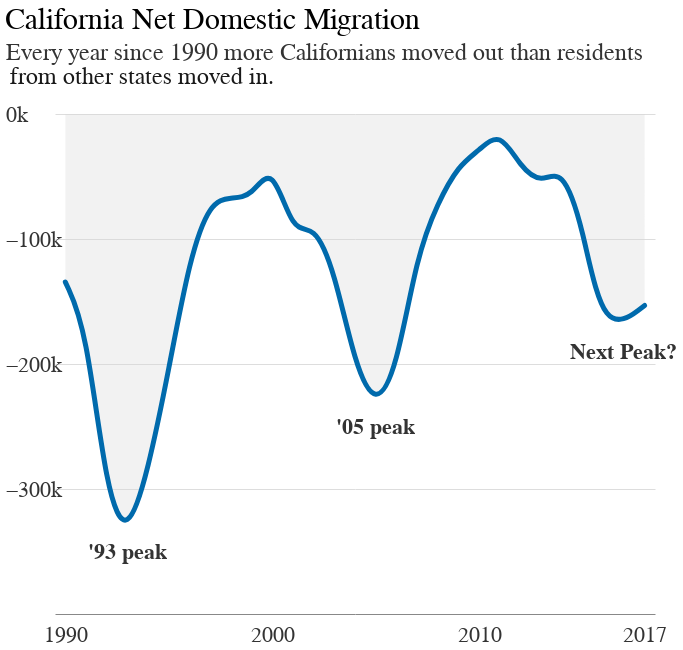

Notebook source saved alongside this figure:
### Code cell
line = alt.Chart(comb, title='California Net Domestic Migration'
                 ).mark_line(color='#006aac', size=5, strokeCap='round', interpolate='basis'
                            ).encode(x=alt.X('Year:O', axis=alt.Axis(labelOpacity=.8, labelFontSize=22, values=[1990,2000,2010,2017])), 
                                     y=alt.Y('Net_Mig_Dom_Exemp', 
                                             title='Every year since 1990 more Californians moved out than residents',
                                             axis=alt.Axis(values=list(range(0,-400000,-100000)),
                                                           format='~s', titleFontSize=24, titleOpacity=.8,  titleX=-50, titleY=-50,
                                                           labelOpacity=.8, labelFontSize=22, labelPadding=50),
                                             scale=alt.Scale(domain=[-360000,0])))

title_line2 = alt.Chart(pd.DataFrame({'x':[1994],'y':[30000],'text':['from other states moved in.']})).mark_text(dx=-6, size=24, font='calibri', opacity=.9).encode(x='x:O',y='y',text='text')
#y_label = alt.Chart(pd.DataFrame({'x':[1990],'y':[0],'text':['0']})).mark_text(dx=-50, size=24, opacity=.8, font='calibri').encode(x='x:O',y='y',text='text')
area = alt.Chart(comb).mark_area(color='lightgray', opacity=.3, interpolate='basis').encode(x='Year:O',y='Net_Mig_Dom_Exemp',y2='Zero')
text = alt.Chart(pd.DataFrame({'x':[1993,2005,2016.5],'y':[-350000,-250000,-190000],'text':['\'93 peak', '\'05 peak', 'Next Peak?']})).mark_text(size=22, font='calibri', fontWeight='bold', opacity=.8).encode(x='x:O',y='y',text='text')

chart = (area + line + text + title_line2).properties(height=500)
chart

### Figure 1 — Vega-Lite specification as saved in the notebook (floating-point values rounded to 4 significant figures)
{"width": 600, "height": 500, "background": "white", "config": {"title": {"fontWeight": "normal", "fontSize": 30, "anchor": "start", "font": "Calibri", "offset": 5}, "axisX": {"grid": false, "labelFont": "Calibri", "labelFontSize": 16, "labelAngle": 0, "labelPadding": 10, "ticks": false, "tickSize": 5, "title": null, "titleFont": "Calibri", "titleFontSize": 16, "titleFontWeight": "normal", "titleY": 30, "titleX": 280}, "axisY": {"grid": true, "gridOpacity": 1, "labelFont": "Calibri", "labelFontSize": 16, "labelLimit": 100, "labelAlign": "left", "labelPadding": 20, "ticks": false, "title": null, "titleFont": "Calibri", "titleFontWeight": "normal", "titleFontSize": 17, "titleAlign": "left", "titleAngle": 0, "titleY": -20, "titleX": -20, "domainWidth": 0}, "view": {"strokeOpacity": 0}}, "layer": [{"mark": {"type": "area", "color": "lightgray", "interpolate": "basis", "opacity": 0.3}, "encoding": {"x": {"type": "ordinal", "field": "Year"}, "y": {"type": "quantitative", "field": "Net_Mig_Dom_Exemp"}, "y2": {"field": "Zero"}}}, {"mark": {"type": "line", "color": "#006aac", "interpolate": "basis", "size": 5, "strokeCap": "round"}, "encoding": {"x": {"type": "ordinal", "axis": {"labelFontSize": 22, "labelOpacity": 0.8, "values": [1990, 2000, 2010, 2017]}, "field": "Year"}, "y": {"type": "quantitative", "axis": {"format": "~s", "labelFontSize": 22, "labelOpacity": 0.8, "labelPadding": 50, "titleFontSize": 24, "titleOpacity": 0.8, "titleX": -50, "titleY": -50, "values": [0, -100000, -200000, -300000]}, "field": "Net_Mig_Dom_Exemp", "scale": {"domain": [-360000, 0]}, "title": "Every year since 1990 more Californians moved out than residents"}}, "title": "California Net Domestic Migration"}, {"data": {"name": "data-fe328e0a10bd2971ba465f8ea6256c2f"}, "mark": {"type": "text", "font": "calibri", "fontWeight": "bold", "opacity": 0.8, "size": 22}, "encoding": {"text": {"type": "nominal", "field": "text"}, "x": {"type": "ordinal", "field": "x"}, "y": {"type": "quantitative", "field": "y"}}}, {"data": {"name": "data-a9edbe1654f63bdf4c32b48463792edd"}, "mark": {"type": "text", "dx": -6, "font": "calibri", "opacity": 0.9, "size": 24}, "encoding": {"text": {"type": "nominal", "field": "text"}, "x": {"type": "ordinal", "field": "x"}, "y": {"type": "quantitative", "field": "y"}}}], "data": {"name": "data-7b9280972293afcffcd6cd4a66e39112"}, "$schema": "https://vega.github.io/schema/vega-lite/v4.0.0.json", "datasets": {"data-7b9280972293afcffcd6cd4a66e39112": [{"Year": 1990, "Non_Mig": 23010999, "Inmig_Exemp": 575795, "In_Dom_Exemp": 397444, "Outmig_Exemp": 733500, "Out_Dom_Exemp": 531946, "Zero": 0, "Population": 29558000, "Net_Mig_Dom_Exemp": -134502, "Rel_Mig_Dom_Exemp": -0.0058, "Inmig_Exemp_pct_chg": null, "Outmig_Exemp_pct_chg": null}, {"Year": 1991, "Non_Mig": 23340798, "Inmig_Exemp": 555276, "In_Dom_Exemp": 372254, "Outmig_Exemp": 745198, "Out_Dom_Exemp": 542349, "Zero": 0, "Population": 30143555, "Net_Mig_Dom_Exemp": -170095, "Rel_Mig_Dom_Exemp": -0.0073, "Inmig_Exemp_pct_chg": 0.03564, "Outmig_Exemp_pct_chg": 0.01595}, {"Year": 1992, "Non_Mig": 23236233, "Inmig_Exemp": 492967, "In_Dom_Exemp": 319966, "Outmig_Exemp": 872565, "Out_Dom_Exemp": 625119, "Zero": 0, "Population": 30722998, "Net_Mig_Dom_Exemp": -305153, "Rel_Mig_Dom_Exemp": -0.0131, "Inmig_Exemp_pct_chg": 0.1122, "Outmig_Exemp_pct_chg": 0.1709}, {"Year": 1993, "Non_Mig": 22841596, "Inmig_Exemp": 469297, "In_Dom_Exemp": 304640, "Outmig_Exemp": 920270, "Out_Dom_Exemp": 643480, "Zero": 0, "Population": 31150786, "Net_Mig_Dom_Exemp": -338840, "Rel_Mig_Dom_Exemp": -0.0148, "Inmig_Exemp_pct_chg": 0.04802, "Outmig_Exemp_pct_chg": 0.05467}, {"Year": 1994, "Non_Mig": 22414007, "Inmig_Exemp": 494971, "In_Dom_Exemp": 314893, "Outmig_Exemp": 881558, "Out_Dom_Exemp": 600334, "Zero": 0, "Population": 31418940, "Net_Mig_Dom_Exemp": -285441, "Rel_Mig_Dom_Exemp": -0.0127, "Inmig_Exemp_pct_chg": 0.05471, "Outmig_Exemp_pct_chg": 0.04207}, {"Year": 1995, "Non_Mig": 22611353, "Inmig_Exemp": 502493, "In_Dom_Exemp": 324857, "Outmig_Exemp": 778525, "Out_Dom_Exemp": 529582, "Zero": 0, "Population": 31617770, "Net_Mig_Dom_Exemp": -204725, "Rel_Mig_Dom_Exemp": -0.0091, "Inmig_Exemp_pct_chg": 0.0152, "Outmig_Exemp_pct_chg": 0.1169}, {"Year": 1996, "Non_Mig": 22725592, "Inmig_Exemp": 554909, "In_Dom_Exemp": 359652, "Outmig_Exemp": 702779, "Out_Dom_Exemp": 475201, "Zero": 0, "Population": 31837399, "Net_Mig_Dom_Exemp": -115549, "Rel_Mig_Dom_Exemp": -0.0051, "Inmig_Exemp_pct_chg": 0.1043, "Outmig_Exemp_pct_chg": 0.09729}, {"Year": 1997, "Non_Mig": 23236858, "Inmig_Exemp": 575775, "In_Dom_Exemp": 379612, "Outmig_Exemp": 658276, "Out_Dom_Exemp": 449591, "Zero": 0, "Population": 32207869, "Net_Mig_Dom_Exemp": -69979, "Rel_Mig_Dom_Exemp": -0.003, "Inmig_Exemp_pct_chg": 0.0376, "Outmig_Exemp_pct_chg": 0.06332}, {"Year": 1998, "Non_Mig": 24050991, "Inmig_Exemp": 563950, "In_Dom_Exemp": 377842, "Outmig_Exemp": 638682, "Out_Dom_Exemp": 444767, "Zero": 0, "Population": 32657877, "Net_Mig_Dom_Exemp": -66925, "Rel_Mig_Dom_Exemp": -0.0028, "Inmig_Exemp_pct_chg": 0.02054, "Outmig_Exemp_pct_chg": 0.02977}, {"Year": 1999, "Non_Mig": 24804140, "Inmig_Exemp": 569616, "In_Dom_Exemp": 388800, "Outmig_Exemp": 642844, "Out_Dom_Exemp": 455405, "Zero": 0, "Population": 33140771, "Net_Mig_Dom_Exemp": -66605, "Rel_Mig_Dom_Exemp": -0.0027, "Inmig_Exemp_pct_chg": 0.01005, "Outmig_Exemp_pct_chg": 0.006517}, {"Year": 2000, "Non_Mig": 25247901, "Inmig_Exemp": 597959, "In_Dom_Exemp": 408175, "Outmig_Exemp": 630167, "Out_Dom_Exemp": 446722, "Zero": 0, "Population": 33721583, "Net_Mig_Dom_Exemp": -38547, "Rel_Mig_Dom_Exemp": -0.0015, "Inmig_Exemp_pct_chg": 0.04976, "Outmig_Exemp_pct_chg": 0.01972}, {"Year": 2001, "Non_Mig": 25671321, "Inmig_Exemp": 544126, "In_Dom_Exemp": 370042, "Outmig_Exemp": 659870, "Out_Dom_Exemp": 466719, "Zero": 0, "Population": 34256789, "Net_Mig_Dom_Exemp": -96677, "Rel_Mig_Dom_Exemp": -0.0038, "Inmig_Exemp_pct_chg": 0.09003, "Outmig_Exemp_pct_chg": 0.04714}, {"Year": 2002, "Non_Mig": 26122706, "Inmig_Exemp": 532504, "In_Dom_Exemp": 363603, "Outmig_Exemp": 638459, "Out_Dom_Exemp": 451486, "Zero": 0, "Population": 34725516, "Net_Mig_Dom_Exemp": -87883, "Rel_Mig_Dom_Exemp": -0.0034, "Inmig_Exemp_pct_chg": 0.02136, "Outmig_Exemp_pct_chg": 0.03245}, {"Year": 2003, "Non_Mig": 26305015, "Inmig_Exemp": 528463, "In_Dom_Exemp": 357043, "Outmig_Exemp": 678903, "Out_Dom_Exemp": 481808, "Zero": 0, "Population": 35163609, "Net_Mig_Dom_Exemp": -124765, "Rel_Mig_Dom_Exemp": -0.0047, "Inmig_Exemp_pct_chg": 0.007589, "Outmig_Exemp_pct_chg": 0.06335}, {"Year": 2004, "Non_Mig": 26476088, "Inmig_Exemp": 523047, "In_Dom_Exemp": 351509, "Outmig_Exemp": 777522, "Out_Dom_Exemp": 552659, "Zero": 0, "Population": 35570847, "Net_Mig_Dom_Exemp": -201150, "Rel_Mig_Dom_Exemp": -0.0076, "Inmig_Exemp_pct_chg": 0.01025, "Outmig_Exemp_pct_chg": 0.1453}, {"Year": 2005, "Non_Mig": 26507063, "Inmig_Exemp": 536288, "In_Dom_Exemp": 359686, "Outmig_Exemp": 836039, "Out_Dom_Exemp": 594330, "Zero": 0, "Population": 35869173, "Net_Mig_Dom_Exemp": -234644, "Rel_Mig_Dom_Exemp": -0.0089, "Inmig_Exemp_pct_chg": 0.02532, "Outmig_Exemp_pct_chg": 0.07526}, {"Year": 2006, "Non_Mig": 26759630, "Inmig_Exemp": 531858, "In_Dom_Exemp": 357500, "Outmig_Exemp": 790041, "Out_Dom_Exemp": 562517, "Zero": 0, "Population": 36116202, "Net_Mig_Dom_Exemp": -205017, "Rel_Mig_Dom_Exemp": -0.0077, "Inmig_Exemp_pct_chg": 0.00826, "Outmig_Exemp_pct_chg": 0.05502}, {"Year": 2007, "Non_Mig": 27732366, "Inmig_Exemp": 559826, "In_Dom_Exemp": 388244, "Outmig_Exemp": 686510, "Out_Dom_Exemp": 500691, "Zero": 0, "Population": 36399676, "Net_Mig_Dom_Exemp": -112447, "Rel_Mig_Dom_Exemp": -0.0041, "Inmig_Exemp_pct_chg": 0.05259, "Outmig_Exemp_pct_chg": 0.131}, {"Year": 2008, "Non_Mig": 28410195, "Inmig_Exemp": 540578, "In_Dom_Exemp": 382685, "Outmig_Exemp": 615793, "Out_Dom_Exemp": 453751, "Zero": 0, "Population": 36704375, "Net_Mig_Dom_Exemp": -71066, "Rel_Mig_Dom_Exemp": -0.0025, "Inmig_Exemp_pct_chg": 0.03438, "Outmig_Exemp_pct_chg": 0.103}, {"Year": 2009, "Non_Mig": 28448182, "Inmig_Exemp": 499411, "In_Dom_Exemp": 365763, "Outmig_Exemp": 558846, "Out_Dom_Exemp": 406883, "Zero": 0, "Population": 36966713, "Net_Mig_Dom_Exemp": -41120, "Rel_Mig_Dom_Exemp": -0.0014, "Inmig_Exemp_pct_chg": 0.07615, "Outmig_Exemp_pct_chg": 0.09248}, {"Year": 2010, "Non_Mig": 28690412, "Inmig_Exemp": 521730, "In_Dom_Exemp": 383709, "Outmig_Exemp": 566157, "Out_Dom_Exemp": 412899, "Zero": 0, "Population": 37223900, "Net_Mig_Dom_Exemp": -29190, "Rel_Mig_Dom_Exemp": -0.001, "Inmig_Exemp_pct_chg": 0.04469, "Outmig_Exemp_pct_chg": 0.01308}, {"Year": 2011, "Non_Mig": 30080010, "Inmig_Exemp": 595147, "In_Dom_Exemp": 455202, "Outmig_Exemp": 620020, "Out_Dom_Exemp": 468496, "Zero": 0, "Population": 37594781, "Net_Mig_Dom_Exemp": -13294, "Rel_Mig_Dom_Exemp": -0.0004, "Inmig_Exemp_pct_chg": 0.1407, "Outmig_Exemp_pct_chg": 0.09514}, {"Year": 2012, "Non_Mig": 30139423, "Inmig_Exemp": 611235, "In_Dom_Exemp": 463373, "Outmig_Exemp": 671025, "Out_Dom_Exemp": 505991, "Zero": 0, "Population": 37971427, "Net_Mig_Dom_Exemp": -42618, "Rel_Mig_Dom_Exemp": -0.0014, "Inmig_Exemp_pct_chg": 0.02703, "Outmig_Exemp_pct_chg": 0.08226}, {"Year": 2013, "Non_Mig": 30251074, "Inmig_Exemp": 574638, "In_Dom_Exemp": 432409, "Outmig_Exemp": 649519, "Out_Dom_Exemp": 487994, "Zero": 0, "Population": 38321459, "Net_Mig_Dom_Exemp": -55585, "Rel_Mig_Dom_Exemp": -0.0018, "Inmig_Exemp_pct_chg": 0.05987, "Outmig_Exemp_pct_chg": 0.03205}, {"Year": 2014, "Non_Mig": 30666470, "Inmig_Exemp": 433536, "In_Dom_Exemp": 322677, "Outmig_Exemp": 489155, "Out_Dom_Exemp": 365561, "Zero": 0, "Population": 38622301, "Net_Mig_Dom_Exemp": -42884, "Rel_Mig_Dom_Exemp": -0.0014, "Inmig_Exemp_pct_chg": 0.2455, "Outmig_Exemp_pct_chg": 0.2469}, {"Year": 2015, "Non_Mig": 30665600, "Inmig_Exemp": 576351, "In_Dom_Exemp": 432443, "Outmig_Exemp": 694320, "Out_Dom_Exemp": 521161, "Zero": 0, "Population": 38952462, "Net_Mig_Dom_Exemp": -88718, "Rel_Mig_Dom_Exemp": -0.0029, "Inmig_Exemp_pct_chg": 0.3294, "Outmig_Exemp_pct_chg": 0.4194}, {"Year": 2016, "Non_Mig": 30323418, "Inmig_Exemp": 738692, "In_Dom_Exemp": 560173, "Outmig_Exemp": 970679, "Out_Dom_Exemp": 738242, "Zero": 0, "Population": 39214803, "Net_Mig_Dom_Exemp": -178069, "Rel_Mig_Dom_Exemp": -0.0059, "Inmig_Exemp_pct_chg": 0.2817, "Outmig_Exemp_pct_chg": 0.398}, {"Year": 2017, "Non_Mig": 30682756, "Inmig_Exemp": 568011, "In_Dom_Exemp": 429856, "Outmig_Exemp": 763116, "Out_Dom_Exemp": 583053, "Zero": 0, "Population": 39504609, "Net_Mig_Dom_Exemp": -153197, "Rel_Mig_Dom_Exemp": -0.005, "Inmig_Exemp_pct_chg": 0.2311, "Outmig_Exemp_pct_chg": 0.2138}], "data-fe328e0a10bd2971ba465f8ea6256c2f": [{"x": 1993.0, "y": -350000, "text": "'93 peak"}, {"x": 2005.0, "y": -250000, "text": "'05 peak"}, {"x": 2016.0, "y": -190000, "text": "Next Peak?"}], "data-a9edbe1654f63bdf4c32b48463792edd": [{"x": 1994, "y": 30000, "text": "from other states moved in."}]}}
